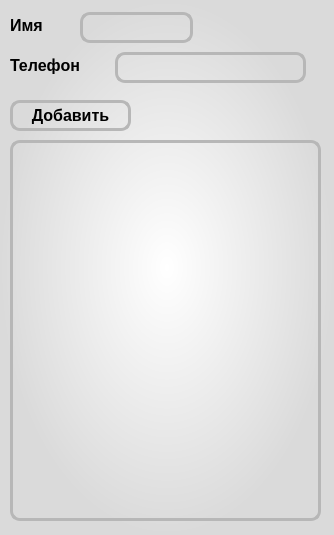
<?xml version="1.0" encoding="UTF-8"?>
<ui version="4.0">
 <class>Form</class>
 <widget class="QWidget" name="Form">
  <property name="geometry">
   <rect>
    <x>0</x>
    <y>0</y>
    <width>334</width>
    <height>535</height>
   </rect>
  </property>
  <property name="windowTitle">
   <string>Телефонная книжка</string>
  </property>
  <property name="styleSheet">
   <string notr="true">background-color: qradialgradient(spread:pad, cx:0.5, cy:0.5, radius:0.5, fx:0.5, fy:0.5, stop:0 rgba(255, 255, 255, 255), stop:1 rgba(218, 218, 218, 255));</string>
  </property>
  <widget class="QLabel" name="contactName_label">
   <property name="geometry">
    <rect>
     <x>10</x>
     <y>10</y>
     <width>66</width>
     <height>31</height>
    </rect>
   </property>
   <property name="font">
    <font>
     <pointsize>12</pointsize>
     <weight>75</weight>
     <bold>true</bold>
    </font>
   </property>
   <property name="styleSheet">
    <string notr="true">background-color: rgba(0,0,0,0)</string>
   </property>
   <property name="text">
    <string>Имя</string>
   </property>
  </widget>
  <widget class="QLabel" name="contactNumber_label">
   <property name="geometry">
    <rect>
     <x>10</x>
     <y>50</y>
     <width>101</width>
     <height>31</height>
    </rect>
   </property>
   <property name="font">
    <font>
     <pointsize>12</pointsize>
     <weight>75</weight>
     <bold>true</bold>
    </font>
   </property>
   <property name="styleSheet">
    <string notr="true">background-color: rgba(0,0,0,0)</string>
   </property>
   <property name="text">
    <string>Телефон</string>
   </property>
  </widget>
  <widget class="QLineEdit" name="contactName">
   <property name="geometry">
    <rect>
     <x>80</x>
     <y>12</y>
     <width>113</width>
     <height>31</height>
    </rect>
   </property>
   <property name="font">
    <font>
     <pointsize>11</pointsize>
     <weight>50</weight>
     <bold>false</bold>
    </font>
   </property>
   <property name="styleSheet">
    <string notr="true">background: rgba(0, 0, 0, 0);
border-radius: 10px;
border: 3px solid #b7b7b7;
</string>
   </property>
   <property name="text">
    <string/>
   </property>
  </widget>
  <widget class="QLineEdit" name="contactNumber">
   <property name="geometry">
    <rect>
     <x>115</x>
     <y>52</y>
     <width>191</width>
     <height>31</height>
    </rect>
   </property>
   <property name="font">
    <font>
     <pointsize>10</pointsize>
     <weight>75</weight>
     <bold>true</bold>
    </font>
   </property>
   <property name="styleSheet">
    <string notr="true">background: rgba(0, 0, 0, 0);
border-radius: 10px;
border: 3px solid #b7b7b7;
</string>
   </property>
   <property name="text">
    <string/>
   </property>
  </widget>
  <widget class="QPushButton" name="addContactBtn">
   <property name="geometry">
    <rect>
     <x>10</x>
     <y>100</y>
     <width>121</width>
     <height>31</height>
    </rect>
   </property>
   <property name="font">
    <font>
     <pointsize>12</pointsize>
     <weight>75</weight>
     <bold>true</bold>
    </font>
   </property>
   <property name="styleSheet">
    <string notr="true">QPushButton{
border: 3px solid #b7b7b7;
border-radius: 10px;
background-color: none;
}
QPushButton:hover{
background-color: #c8c8c8;
}</string>
   </property>
   <property name="text">
    <string>Добавить</string>
   </property>
  </widget>
  <widget class="QListWidget" name="contactList">
   <property name="geometry">
    <rect>
     <x>10</x>
     <y>140</y>
     <width>311</width>
     <height>381</height>
    </rect>
   </property>
   <property name="font">
    <font>
     <pointsize>12</pointsize>
     <weight>75</weight>
     <bold>true</bold>
    </font>
   </property>
   <property name="styleSheet">
    <string notr="true">background: rgba(0, 0, 0, 0);
border-radius: 10px;
border: 3px solid #b7b7b7;
</string>
   </property>
  </widget>
 </widget>
 <resources/>
 <connections/>
</ui>
